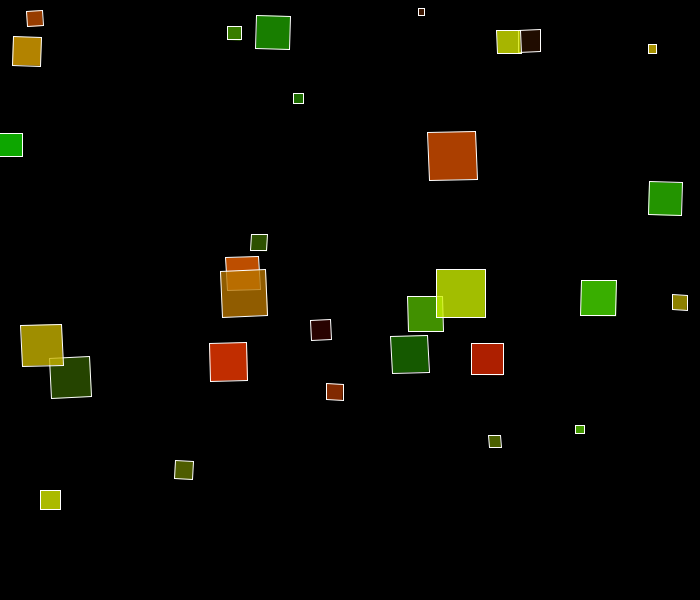
Frame 1 (no input)
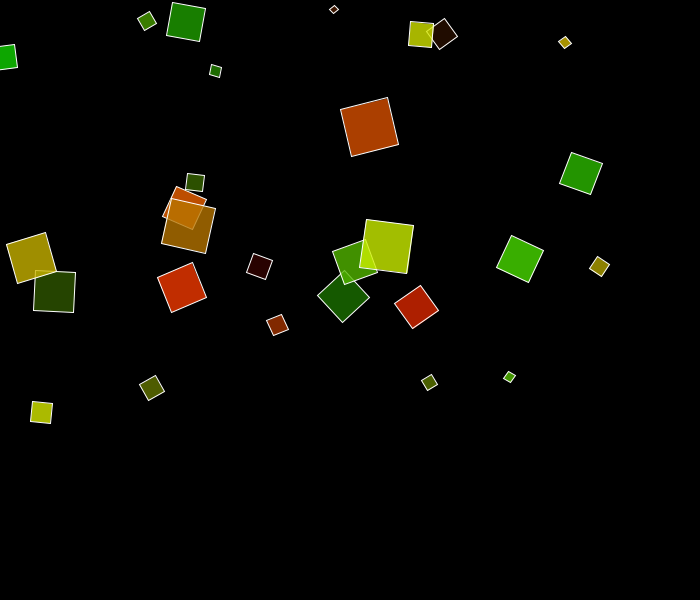
Frame 60 (the mouse pressed at the canvas centre just before this capture)
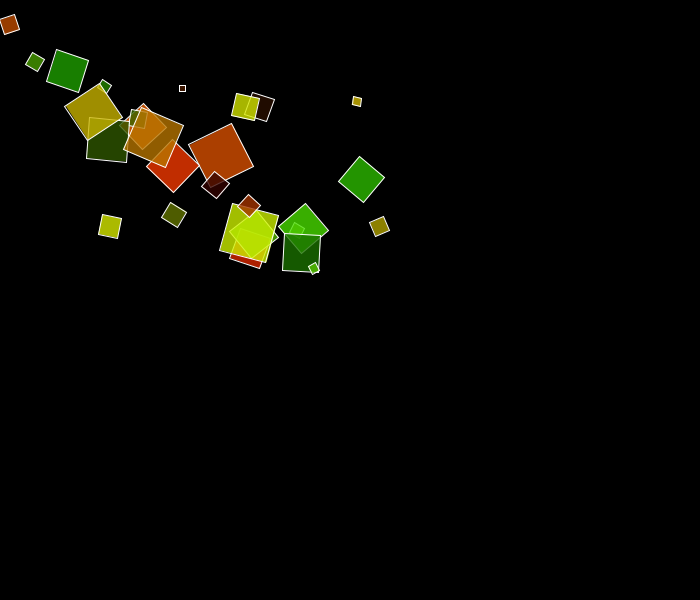
Frame 120 (the mouse held since frame 60 and released just before this capture)

The Processing sketch that drew these frames (run headless with seeded random() and noise(); from frame 60 on, the mouse is pressed at the canvas centre):

// Processing sketch: sketch_16_Esempio_Inertia02
// ── sketch_16_Esempio_Inertia02.pde
// Inertia 02 by Larry Larryson
// https://www.openprocessing.org/sketch/678253
// Particles are languidly attracted towards the cursor,
// but are rarely able to stop when/if they reach it.  
// particle system, vector

Particle[] particles;
int n = 30;

void setup() {
  size(700, 600);
  background(0);

  particles = new Particle[n];
  for (int i = 0; i < n; i++) {
    PVector p = new PVector(random(0, width), random(0, height));
    particles[i] = new Particle(p);
  }
}

void draw() {
  background(0);
  for (int i = 0; i < n; i++) {
    particles[i].addForce(particles[i].attractTo(mouseX, mouseY));
    particles[i].run();
  }
}

class Particle {
  PVector acc, vel, pos;
  float mass, incr, ang;
  color c;

  Particle(PVector p) {
    pos = p.get();
    acc =  new PVector();
    vel = new PVector();
    mass = random(.2, 2);
    ang = 0;
    incr = random(-.001, .001);
    c = color(random(255), random(255), 0);
  }

  void run() {
    update();
    render();
  }

  void update() {
    vel.add(acc);
    vel.limit(4);
    pos.add(vel);
    acc.mult(0);
  }

  void render() {
    rectMode(CENTER);
    fill(c, 200);
    stroke(255);
    strokeWeight(1);

    ang += incr;
    pushMatrix();
    translate(pos.x, pos.y);
    rotate(degrees(ang));
    rect(0, 0, mass*25, mass*25);
    popMatrix();
  }

  void addForce(PVector force) {
    PVector f = PVector.div(force, mass);
    acc.add(f);
  }
  // From Daniel Schiffman's NOC_2_7_attraction_many sketch.
  PVector attractTo(float x, float y) {
    PVector mousePos = new PVector(x, y);
    PVector dir = PVector.sub(mousePos, pos);
    float dist = dir.mag();
    dist = constrain(dist, 15, 25);
    dir.normalize();
    // combine gravity and attractor_mass as 1 number
    float f = (30*mass)/(dist*dist);
    dir.mult(f);
    return dir;
  }
}
